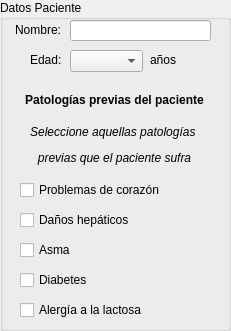
   <widget class="QGroupBox" name="gb_datos">
    <property name="geometry">
     <rect>
      <x>10</x>
      <y>280</y>
      <width>231</width>
      <height>331</height>
     </rect>
    </property>
    <property name="title">
     <string>Datos Paciente</string>
    </property>
    <widget class="QLabel" name="lbl_nombre">
     <property name="geometry">
      <rect>
       <x>10</x>
       <y>20</y>
       <width>51</width>
       <height>21</height>
      </rect>
     </property>
     <property name="text">
      <string>&lt;html&gt;&lt;head/&gt;&lt;body&gt;&lt;p align=&quot;right&quot;&gt;Nombre:&lt;/p&gt;&lt;/body&gt;&lt;/html&gt;</string>
     </property>
    </widget>
    <widget class="QLineEdit" name="le_nombre">
     <property name="geometry">
      <rect>
       <x>70</x>
       <y>20</y>
       <width>141</width>
       <height>21</height>
      </rect>
     </property>
    </widget>
    <widget class="QLabel" name="lbl_edad">
     <property name="geometry">
      <rect>
       <x>30</x>
       <y>50</y>
       <width>31</width>
       <height>21</height>
      </rect>
     </property>
     <property name="text">
      <string>&lt;html&gt;&lt;head/&gt;&lt;body&gt;&lt;p align=&quot;right&quot;&gt;Edad:&lt;/p&gt;&lt;/body&gt;&lt;/html&gt;</string>
     </property>
    </widget>
    <widget class="QLabel" name="lbl_edad2">
     <property name="geometry">
      <rect>
       <x>150</x>
       <y>50</y>
       <width>71</width>
       <height>21</height>
      </rect>
     </property>
     <property name="text">
      <string>&lt;html&gt;&lt;head/&gt;&lt;body&gt;&lt;p&gt;años&lt;/p&gt;&lt;/body&gt;&lt;/html&gt;</string>
     </property>
    </widget>
    <widget class="QLabel" name="lbl_pat0">
     <property name="geometry">
      <rect>
       <x>14</x>
       <y>90</y>
       <width>201</width>
       <height>20</height>
      </rect>
     </property>
     <property name="text">
      <string>&lt;html&gt;&lt;head/&gt;&lt;body&gt;&lt;p align=&quot;center&quot;&gt;&lt;span style=&quot; font-weight:600;&quot;&gt;Patologías previas del paciente&lt;/span&gt;&lt;/p&gt;&lt;/body&gt;&lt;/html&gt;</string>
     </property>
    </widget>
    <widget class="QLabel" name="lbl_pat1">
     <property name="geometry">
      <rect>
       <x>14</x>
       <y>120</y>
       <width>201</width>
       <height>51</height>
      </rect>
     </property>
     <property name="text">
      <string>&lt;html&gt;&lt;head/&gt;&lt;body&gt;&lt;p align=&quot;center&quot;&gt;&lt;span style=&quot; font-style:italic;&quot;&gt;Seleccione aquellas patologías &lt;/span&gt;&lt;/p&gt;&lt;p align=&quot;center&quot;&gt;&lt;span style=&quot; font-style:italic;&quot;&gt;previas que el paciente sufra&lt;/span&gt;&lt;/p&gt;&lt;/body&gt;&lt;/html&gt;</string>
     </property>
    </widget>
    <widget class="QCheckBox" name="cb_corazon">
     <property name="geometry">
      <rect>
       <x>20</x>
       <y>180</y>
       <width>181</width>
       <height>20</height>
      </rect>
     </property>
     <property name="text">
      <string>Problemas de corazón</string>
     </property>
    </widget>
    <widget class="QCheckBox" name="cb_hepaticos">
     <property name="geometry">
      <rect>
       <x>20</x>
       <y>210</y>
       <width>181</width>
       <height>20</height>
      </rect>
     </property>
     <property name="text">
      <string>Daños hepáticos</string>
     </property>
    </widget>
    <widget class="QCheckBox" name="cb_asma">
     <property name="geometry">
      <rect>
       <x>20</x>
       <y>240</y>
       <width>181</width>
       <height>20</height>
      </rect>
     </property>
     <property name="text">
      <string>Asma</string>
     </property>
    </widget>
    <widget class="QCheckBox" name="cb_diabetes">
     <property name="geometry">
      <rect>
       <x>20</x>
       <y>270</y>
       <width>181</width>
       <height>20</height>
      </rect>
     </property>
     <property name="text">
      <string>Diabetes</string>
     </property>
    </widget>
    <widget class="QCheckBox" name="cb_alergia">
     <property name="geometry">
      <rect>
       <x>20</x>
       <y>300</y>
       <width>181</width>
       <height>20</height>
      </rect>
     </property>
     <property name="text">
      <string>Alergía a la lactosa</string>
     </property>
    </widget>
    <widget class="QComboBox" name="cbx_edad">
     <property name="geometry">
      <rect>
       <x>70</x>
       <y>50</y>
       <width>73</width>
       <height>22</height>
      </rect>
     </property>
    </widget>
   </widget>
